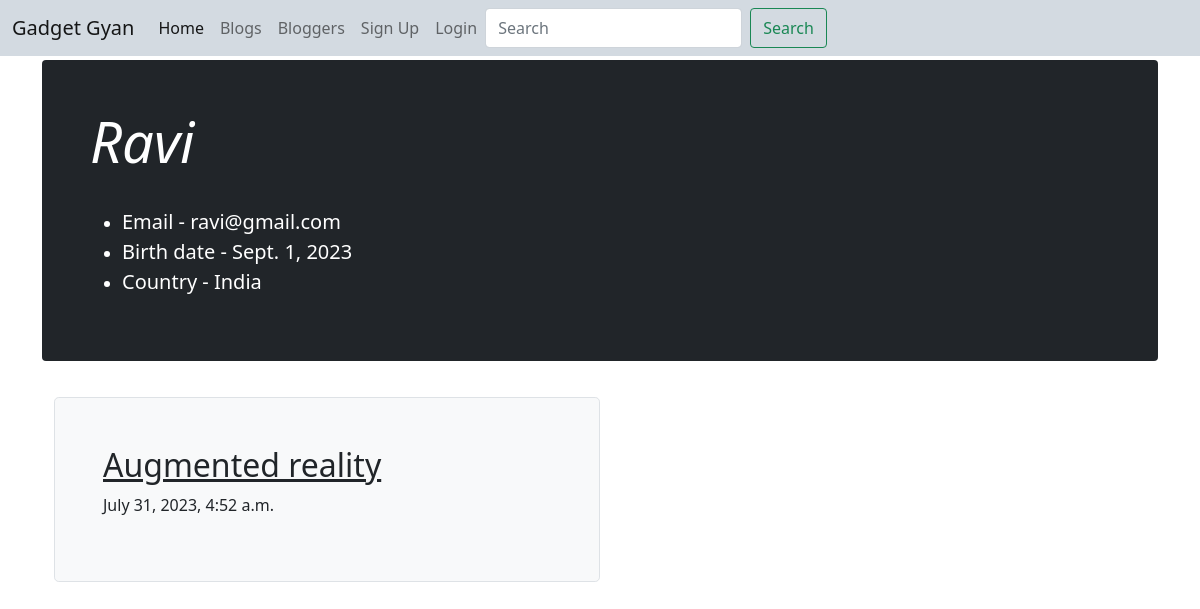
Screenshot of /blog/blogger/3/ with the database file from the repository.
### blogpost/models.py (models this page shows, shortened)
class User(AbstractBaseUser, PermissionsMixin):
    email = models.EmailField(_("email address"), unique=True)
    first_name = models.CharField(max_length=250)
    last_name = models.CharField(max_length=250)
    country = models.CharField(max_length=100)
    birth_date = models.DateField(blank=True, null=True)
    status = models.BooleanField(default=True)
    is_active = models.BooleanField(default=True)
    is_staff = models.BooleanField(default=False)
    USERNAME_FIELD = "email"
    REQUIRED_FIELDS = []
    objects = CustomUserManager()

class Post(models.Model):
    title = models.CharField(max_length=200)
    blog = models.TextField()
    pub_date = models.DateTimeField(auto_now_add=True)
    author = models.ForeignKey(User, on_delete=models.CASCADE, related_name="posts")
    class Meta:
        ordering = ["-pub_date"]

### blogpost/views.py (the view)
# urls.py: path("blog/blogger/<int:pk>/", views.AuthorDetail.as_view(), name="author-detail"),
class AuthorDetail(DetailView):
    model = User
    template_name = "blogpost/author_detail.html"
    context_object_name = "author"
    def get_context_data(self, **kwargs):
        context = super().get_context_data(**kwargs)
        author = self.object
        context["data"] = author.posts.all()
        return context

### blogpost/templates/blogpost/author_detail.html
<!DOCTYPE html>
{% extends 'blogpost/base.html' %}
{% block blockname %}
<main class="container">
    <div class="p-4 p-md-5 mb-4 text-white rounded bg-dark my-1">
        <div class="col-md-6 px-0">
            <h1 class="display-4 fst-italic">{{author.first_name}}</h1><br>
            <ul>
                <li><p class="lead my-0">Email - {{author.email}}</p></li>
                <li><p class="lead mb-0">Birth date - {{author.birth_date}}</p></li>
                <li><p class="lead mb-0">Country - {{author.country}}</p></li>
            </ul>
        </div>
    </div>
    <div class="container py-1">
        {% for blog in data %}
        {% if forloop.counter|divisibleby:2 %}
        <div class="col-md-6">
            <div class="h-100 p-5 text-white bg-dark rounded-3 my-2">
                <h2><a class="text-white bg-dark" href="{% url 'blog-detail' blog.pk %}">{{blog.title}}</a></h2>
                <p class="text-white bg-dark">{{blog.pub_date}}</p>
            </div>
        </div>
        {% else %}
        <div class="col-md-6">
            <div class="h-100 p-5 bg-light border rounded-3 my-2">
                <h2><a class="text-dark" href="{% url 'blog-detail' blog.pk %}">{{blog.title}}</a></h2>
                <p class="text-dark">{{blog.pub_date}}</p>
            </div>
        </div>
        {% endif %}
        {% endfor %}
    </div>
</main>
{% endblock blockname %}

### rows the page displays
User: first_name "Ravi", email "ravi@gmail.com", birth_date "Sept. 1, 2023", country "India"
Post: title "Augmented reality", pub_date "July 31, 2023, 4:52 a.m."
